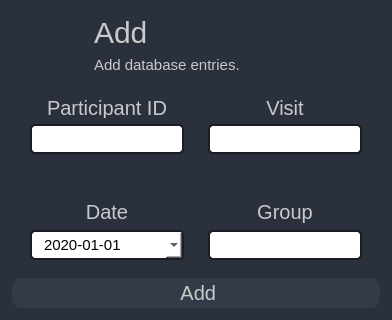
                        <widget class="QFrame" name="frame_add">
                         <property name="styleSheet">
                          <string notr="true">QFrame{
	background-color: rgb(42,49,61);
	border-radius: 20px;
}</string>
                         </property>
                         <property name="frameShape">
                          <enum>QFrame::NoFrame</enum>
                         </property>
                         <property name="frameShadow">
                          <enum>QFrame::Raised</enum>
                         </property>
                         <layout class="QVBoxLayout" name="verticalLayout_17">
                          <property name="spacing">
                           <number>0</number>
                          </property>
                          <property name="leftMargin">
                           <number>0</number>
                          </property>
                          <property name="topMargin">
                           <number>6</number>
                          </property>
                          <property name="rightMargin">
                           <number>0</number>
                          </property>
                          <property name="bottomMargin">
                           <number>0</number>
                          </property>
                          <item>
                           <widget class="QFrame" name="frame_add_title">
                            <property name="maximumSize">
                             <size>
                              <width>16777215</width>
                              <height>100</height>
                             </size>
                            </property>
                            <property name="frameShape">
                             <enum>QFrame::NoFrame</enum>
                            </property>
                            <property name="frameShadow">
                             <enum>QFrame::Raised</enum>
                            </property>
                            <layout class="QHBoxLayout" name="horizontalLayout_8">
                             <property name="spacing">
                              <number>0</number>
                             </property>
                             <property name="leftMargin">
                              <number>0</number>
                             </property>
                             <property name="topMargin">
                              <number>0</number>
                             </property>
                             <property name="rightMargin">
                              <number>20</number>
                             </property>
                             <property name="bottomMargin">
                              <number>0</number>
                             </property>
                             <item>
                              <widget class="QLabel" name="label_6">
                               <property name="maximumSize">
                                <size>
                                 <width>85</width>
                                 <height>16777215</height>
                                </size>
                               </property>
                               <property name="styleSheet">
                                <string notr="true">padding-left: 20px;</string>
                               </property>
                               <property name="text">
                                <string/>
                               </property>
                               <property name="pixmap">
                                <pixmap resource="../graphics/files.qrc">:/other/add.png</pixmap>
                               </property>
                              </widget>
                             </item>
                             <item>
                              <widget class="QFrame" name="frame_18">
                               <property name="frameShape">
                                <enum>QFrame::NoFrame</enum>
                               </property>
                               <property name="frameShadow">
                                <enum>QFrame::Raised</enum>
                               </property>
                               <layout class="QVBoxLayout" name="verticalLayout_19">
                                <item>
                                 <widget class="QLabel" name="label_10">
                                  <property name="styleSheet">
                                   <string notr="true">QLabel {
	color: rgb(201, 202, 204);
	font-size: 30px;
}
</string>
                                  </property>
                                  <property name="text">
                                   <string>Add</string>
                                  </property>
                                 </widget>
                                </item>
                                <item>
                                 <widget class="QLabel" name="label_11">
                                  <property name="styleSheet">
                                   <string notr="true">QLabel {
	color: rgb(201, 202, 204);
	font-size: 15px;
}
</string>
                                  </property>
                                  <property name="text">
                                   <string>Add database entries.</string>
                                  </property>
                                 </widget>
                                </item>
                               </layout>
                              </widget>
                             </item>
                             <item>
                              <widget class="QPushButton" name="pushButton_4">
                               <property name="sizePolicy">
                                <sizepolicy hsizetype="Minimum" vsizetype="Fixed">
                                 <horstretch>0</horstretch>
                                 <verstretch>0</verstretch>
                                </sizepolicy>
                               </property>
                               <property name="minimumSize">
                                <size>
                                 <width>30</width>
                                 <height>30</height>
                                </size>
                               </property>
                               <property name="maximumSize">
                                <size>
                                 <width>30</width>
                                 <height>30</height>
                                </size>
                               </property>
                               <property name="styleSheet">
                                <string notr="true">QPushButton{
	border-radius:15px;
}

QPushButton:hover {
	background-color: rgb(57, 65, 80);
	border: 2px solid rgb(61, 70, 86);
}
QPushButton:pressed {	
	background-color: rgb(35, 40, 49);
	border: 2px solid rgb(43, 50, 61);
}</string>
                               </property>
                               <property name="text">
                                <string/>
                               </property>
                               <property name="icon">
                                <iconset>
                                 <normalon>:/24x24/icons/24x24/cil-settings.png</normalon>
                                </iconset>
                               </property>
                               <property name="iconSize">
                                <size>
                                 <width>27</width>
                                 <height>24</height>
                                </size>
                               </property>
                              </widget>
                             </item>
                            </layout>
                           </widget>
                          </item>
                          <item>
                           <widget class="QFrame" name="frame_add_content">
                            <property name="frameShape">
                             <enum>QFrame::NoFrame</enum>
                            </property>
                            <property name="frameShadow">
                             <enum>QFrame::Raised</enum>
                            </property>
                            <layout class="QVBoxLayout" name="verticalLayout_25">
                             <property name="spacing">
                              <number>0</number>
                             </property>
                             <property name="leftMargin">
                              <number>12</number>
                             </property>
                             <property name="topMargin">
                              <number>0</number>
                             </property>
                             <property name="rightMargin">
                              <number>12</number>
                             </property>
                             <property name="bottomMargin">
                              <number>12</number>
                             </property>
                             <item>
                              <widget class="QFrame" name="frame_12">
                               <property name="frameShape">
                                <enum>QFrame::StyledPanel</enum>
                               </property>
                               <property name="frameShadow">
                                <enum>QFrame::Raised</enum>
                               </property>
                               <layout class="QHBoxLayout" name="horizontalLayout_13">
                                <property name="topMargin">
                                 <number>6</number>
                                </property>
                                <item>
                                 <widget class="QFrame" name="frame_13">
                                  <property name="frameShape">
                                   <enum>QFrame::StyledPanel</enum>
                                  </property>
                                  <property name="frameShadow">
                                   <enum>QFrame::Raised</enum>
                                  </property>
                                  <layout class="QVBoxLayout" name="verticalLayout_28">
                                   <item>
                                    <widget class="QLabel" name="label_15">
                                     <property name="minimumSize">
                                      <size>
                                       <width>0</width>
                                       <height>20</height>
                                      </size>
                                     </property>
                                     <property name="maximumSize">
                                      <size>
                                       <width>16777215</width>
                                       <height>20</height>
                                      </size>
                                     </property>
                                     <property name="styleSheet">
                                      <string notr="true">QLabel {
	color: rgb(201, 202, 204);
	font-size: 20px;
	text-align: center;
}</string>
                                     </property>
                                     <property name="text">
                                      <string>Participant ID</string>
                                     </property>
                                     <property name="alignment">
                                      <set>Qt::AlignCenter</set>
                                     </property>
                                    </widget>
                                   </item>
                                   <item>
                                    <widget class="QLineEdit" name="lineEdit_add_participant_ID">
                                     <property name="minimumSize">
                                      <size>
                                       <width>0</width>
                                       <height>30</height>
                                      </size>
                                     </property>
                                     <property name="styleSheet">
                                      <string notr="true">QLineEdit {
	background-color: rgb(255,255,255);
	border-radius: 5px;
	border: 2px solid rgb(27, 29, 35);
	padding-left: 10px;
	font-size: 15px;
	color: #8f8f8f;
}
QLineEdit:hover {
	border: 2px solid rgb(64, 71, 88);
}
QLineEdit:focus {
	border: 2px solid rgb(91, 101, 124);
}</string>
                                     </property>
                                     <property name="text">
                                      <string/>
                                     </property>
                                     <property name="placeholderText">
                                      <string/>
                                     </property>
                                    </widget>
                                   </item>
                                   <item>
                                    <spacer name="verticalSpacer_3">
                                     <property name="orientation">
                                      <enum>Qt::Vertical</enum>
                                     </property>
                                     <property name="sizeHint" stdset="0">
                                      <size>
                                       <width>20</width>
                                       <height>40</height>
                                      </size>
                                     </property>
                                    </spacer>
                                   </item>
                                   <item>
                                    <widget class="QLabel" name="label_22">
                                     <property name="styleSheet">
                                      <string notr="true">QLabel {
	color: rgb(201, 202, 204);
	font-size: 20px;
	text-align: center;
}</string>
                                     </property>
                                     <property name="text">
                                      <string>Date</string>
                                     </property>
                                     <property name="alignment">
                                      <set>Qt::AlignCenter</set>
                                     </property>
                                    </widget>
                                   </item>
                                   <item>
                                    <widget class="QDateEdit" name="dateEdit_add">
                                     <property name="minimumSize">
                                      <size>
                                       <width>0</width>
                                       <height>30</height>
                                      </size>
                                     </property>
                                     <property name="styleSheet">
                                      <string notr="true">QDateEdit {
	background-color:rgb(255, 255, 255);
	border-radius: 5px;
	border: 2px solid rgb(27, 29, 35);
	padding-left: 10px;
	font-size: 15px;
	color: rgb(0, 0, 0);
}
QDateEdit:hover {
	border: 2px solid rgb(64, 71, 88);
}
QDateEdit:focus {
	border: 2px solid rgb(91, 101, 124);
}

QDataEdit:setCalendarPopup{
	background-color:rgb(255, 255, 255);
}</string>
                                     </property>
                                     <property name="displayFormat">
                                      <string>yyyy-MM-dd</string>
                                     </property>
                                     <property name="calendarPopup">
                                      <bool>true</bool>
                                     </property>
                                     <property name="date">
                                      <date>
                                       <year>2020</year>
                                       <month>1</month>
                                       <day>1</day>
                                      </date>
                                     </property>
                                    </widget>
                                   </item>
                                  </layout>
                                 </widget>
                                </item>
                                <item>
                                 <widget class="QFrame" name="frame_14">
                                  <property name="frameShape">
                                   <enum>QFrame::StyledPanel</enum>
                                  </property>
                                  <property name="frameShadow">
                                   <enum>QFrame::Raised</enum>
                                  </property>
                                  <layout class="QVBoxLayout" name="verticalLayout_27">
                                   <item>
                                    <widget class="QLabel" name="label_18">
                                     <property name="maximumSize">
                                      <size>
                                       <width>16777215</width>
                                       <height>20</height>
                                      </size>
                                     </property>
                                     <property name="styleSheet">
                                      <string notr="true">QLabel {
	color: rgb(201, 202, 204);
	font-size: 20px;
}</string>
                                     </property>
                                     <property name="text">
                                      <string>Visit</string>
                                     </property>
                                     <property name="alignment">
                                      <set>Qt::AlignCenter</set>
                                     </property>
                                    </widget>
                                   </item>
                                   <item>
                                    <widget class="QLineEdit" name="lineEdit_add_visit">
                                     <property name="minimumSize">
                                      <size>
                                       <width>0</width>
                                       <height>30</height>
                                      </size>
                                     </property>
                                     <property name="styleSheet">
                                      <string notr="true">QLineEdit {
	background-color:rgb(255, 255, 255);
	border-radius: 5px;
	border: 2px solid rgb(27, 29, 35);
	padding-left: 10px;
	font-size: 15px;
	color: #8f8f8f;
}
QLineEdit:hover {
	border: 2px solid rgb(64, 71, 88);
}
QLineEdit:focus {
	border: 2px solid rgb(91, 101, 124);
}</string>
                                     </property>
                                     <property name="text">
                                      <string/>
                                     </property>
                                     <property name="placeholderText">
                                      <string/>
                                     </property>
                                    </widget>
                                   </item>
                                   <item>
                                    <spacer name="verticalSpacer_4">
                                     <property name="orientation">
                                      <enum>Qt::Vertical</enum>
                                     </property>
                                     <property name="sizeHint" stdset="0">
                                      <size>
                                       <width>20</width>
                                       <height>40</height>
                                      </size>
                                     </property>
                                    </spacer>
                                   </item>
                                   <item>
                                    <widget class="QLabel" name="label_23">
                                     <property name="styleSheet">
                                      <string notr="true">QLabel {
	color: rgb(201, 202, 204);
	font-size: 20px;
	text-align: center;
}</string>
                                     </property>
                                     <property name="text">
                                      <string>Group</string>
                                     </property>
                                     <property name="alignment">
                                      <set>Qt::AlignCenter</set>
                                     </property>
                                    </widget>
                                   </item>
                                   <item>
                                    <widget class="QLineEdit" name="lineEdit_add_group">
                                     <property name="minimumSize">
                                      <size>
                                       <width>0</width>
                                       <height>30</height>
                                      </size>
                                     </property>
                                     <property name="styleSheet">
                                      <string notr="true">QLineEdit {
	background-color: rgb(255,255,255);
	border-radius: 5px;
	border: 2px solid rgb(27, 29, 35);
	padding-left: 10px;
	font-size: 15px;
	color: #8f8f8f;
}
QLineEdit:hover {
	border: 2px solid rgb(64, 71, 88);
}
QLineEdit:focus {
	border: 2px solid rgb(91, 101, 124);
}</string>
                                     </property>
                                     <property name="placeholderText">
                                      <string/>
                                     </property>
                                    </widget>
                                   </item>
                                  </layout>
                                 </widget>
                                </item>
                               </layout>
                              </widget>
                             </item>
                             <item>
                              <widget class="QPushButton" name="pushButton_add">
                               <property name="minimumSize">
                                <size>
                                 <width>0</width>
                                 <height>30</height>
                                </size>
                               </property>
                               <property name="styleSheet">
                                <string notr="true">QPushButton{
	background-color: rgb(52, 59, 72);
	border-radius: 10px;
	font-size: 20px;
	color: rgb(201, 202, 204);

}
QPushButton:hover {
	background-color: rgb(57, 65, 80);
	border: 2px solid rgb(61, 70, 86);
}
QPushButton:pressed {	
	background-color: rgb(35, 40, 49);
	border: 2px solid rgb(43, 50, 61);
}</string>
                               </property>
                               <property name="text">
                                <string> Add</string>
                               </property>
                               <property name="icon">
                                <iconset>
                                 <normalon>../../user_interface/icons/24x24/cil-save.png</normalon>
                                </iconset>
                               </property>
                              </widget>
                             </item>
                            </layout>
                           </widget>
                          </item>
                         </layout>
                        </widget>
